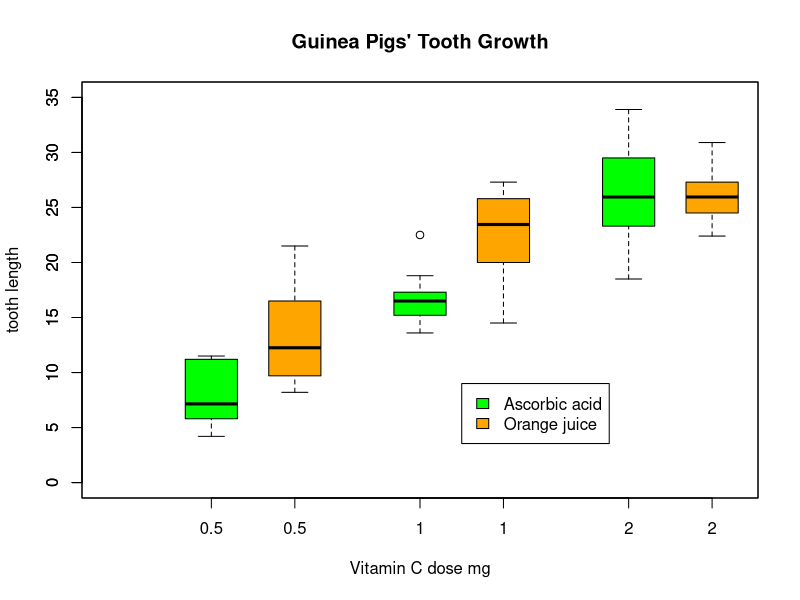

R code for this plot:
## ---- chunk 1
library(datasets)
data(ToothGrowth)
str(ToothGrowth)
head(ToothGrowth)
## ---- chunk 2
edaToothGrowth <- with(ToothGrowth, {
    boxplot(len ~ dose, boxwex = 0.25, at = 1:3 - 0.2,
            subset = (supp == "VC"), col = "green",
            main = "Guinea Pigs' Tooth Growth",
            xlab = "Vitamin C dose mg",
            ylab = "tooth length", ylim = c(0, 35))
    boxplot(len ~ dose, add = TRUE, boxwex = 0.25, at = 1:3 + 0.2,
            subset = supp == "OJ", col = "orange")
    legend(2, 9, c("Ascorbic acid", "Orange juice"),
           fill = c("green", "orange"))
})
## ---- chunk 3
summary(ToothGrowth)
## ---- chunk 4
supplement_dose <- with(ToothGrowth, split(len, list(supp, dose)))
str(supplement_dose)

tested <- function(x){
        n <- length(x)
        median <- median(x)
        sd   <- sd(x)
        mean <- mean(x)
        ll <- mean - qt(0.975, n - 1)*sd/sqrt(n)        
        ul <- mean + qt(0.975, n - 1)*sd/sqrt(n)
        vals <- round(c(median, sd, ll, mean, ul), 2)
        names(vals) <- c("length.median", "length.stdev", "confid.lower", "length.mean","confid.upper")
    vals
 }

testedToothGrowth <- t( sapply(supplement_dose,tested) )
print(testedToothGrowth)
